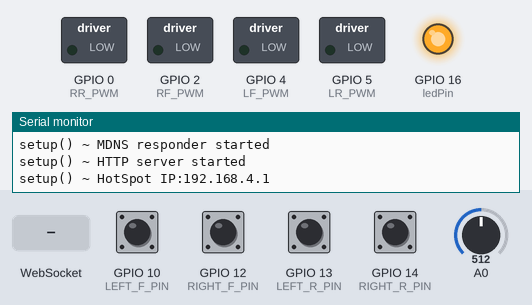
A program run on a simulated ESP8266 (NodeMCU). On the bench: switched loads named in the program (green lamp = pin HIGH), output pins drawn as LEDs (lit = HIGH), the last lines printed to the serial monitor. The inputs (shaded band) are chosen by the test bench; at power-on: GPIO 10 (LEFT_F_PIN), GPIO 12 (RIGHT_F_PIN), GPIO 13 (LEFT_R_PIN), GPIO 14 (RIGHT_R_PIN) HIGH, A0 = 512.

Above: at 2.2 s.
2.3 s: WebSocket text "goForward" received
At 5.1 s:
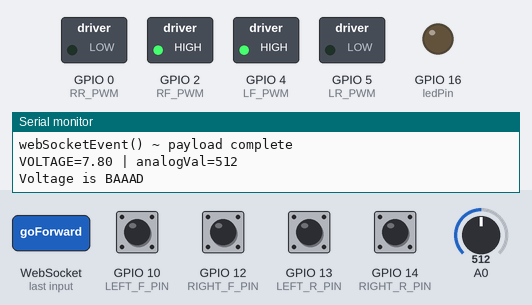
8.2 s: WebSocket text "goStop" received
At 10.4 s:
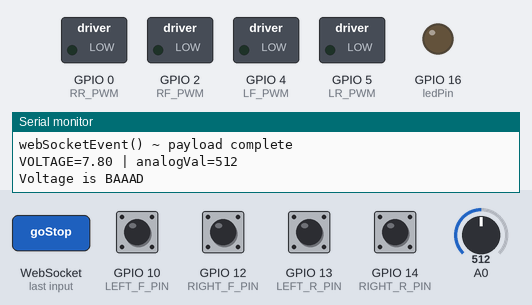
16.7 s: A0 set to 574
19.5 s: A0 set to 603
25.1 s: WebSocket text "goLeft" received
At 27.1 s:
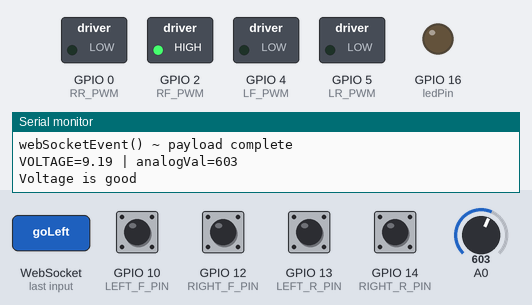
28.6 s: WebSocket text "goRight" received
At 30.1 s:
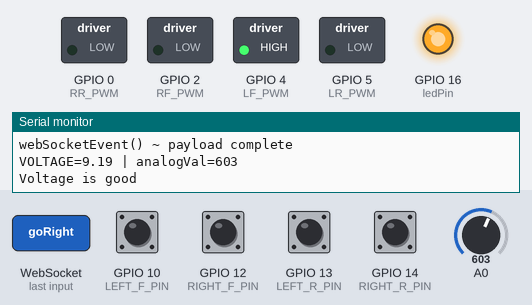
Timing chart, 0 to 33.7 s (numbered marks = the images above; inputs shaded):
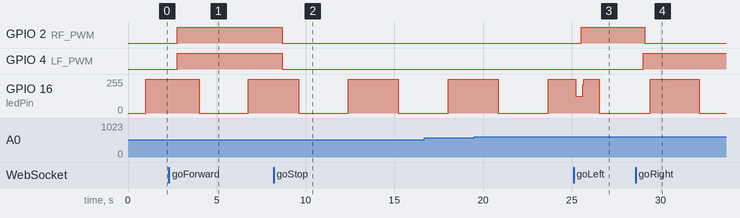

Measured:
- after the input at 2.3 s, GPIO 2 (RF_PWM), GPIO 4 (LF_PWM): LOW → HIGH after 0.48 s
- after the input at 8.2 s, GPIO 2 (RF_PWM), GPIO 4 (LF_PWM): HIGH → LOW after 0.50 s instead of 4.5 s
- after the input at 25.1 s, GPIO 2 (RF_PWM): LOW → HIGH after 0.44 s; GPIO 16 (ledPin): 255/255 → 125/255 after 0.13 s, → 255/255 0.40 s later, → 0/255 0.92 s later
- after the input at 28.6 s, GPIO 2 (RF_PWM): HIGH → LOW after 0.50 s; GPIO 4 (LF_PWM): LOW → HIGH after 0.44 s

The program:

main.cpp
```cpp
#include <Arduino.h>

#include <ESP8266WiFi.h>
#include <WiFiClient.h>
#include <ESP8266WebServer.h>
#include <ESP8266mDNS.h>
#include <WebSocketsServer.h>

#include "index.h"

//Hotspot Name and Password
const char *ssid = "dwheels";
const char *password = "1234567890";

WebSocketsServer webSocket = WebSocketsServer(8181);
ESP8266WebServer server(80);

int ledPin = 16; //0 is the built in RED LED on the NodeMCU...but when we use the arduino libraries, the pin numbers are different so it is 16 in this case
bool ledOn = false;
int mycounter = 0;
//int motorCounter = 0;
int webSendDelay = 2000;
bool clientConnected = false;
bool voltageGood = true;
int voltageCount = 0;
bool serialMsgSent = true;

float goodVoltage = 9.00;

// 15 works on 3.3v
// 10, 12, 13, 14 work when on ground
int RIGHT_F_PIN = 12; // D6
int RIGHT_R_PIN = 14; // D5

int LEFT_F_PIN = 10; // SD3
int LEFT_R_PIN = 13; // D7

//int EN_PIN = 13;

// Think of it as you're sitting in the machine and looking to your left or right
int RF_PWM = 2; // Right engine 'Forward' speed
int RR_PWM = 0; // Right engine 'Reverse' speed
int LF_PWM = 4; // Left engine 'Forward' speed
int LR_PWM = 5; // Left engine 'Reverse' speed

int rf_current = 0;
int rr_current = 0;
int rf_dest = 0;
int rr_dest = 0;
int lf_current = 0;
int lr_current = 0;
int lf_dest = 0;
int lr_dest = 0;

//int max_speed = 512;
//int max_speed = 767;
int fastSpeed = 900;
int mediumSpeed = 600;
int slowSpeed = 300;
int max_speed = slowSpeed;

int delaySpeed = 1;
//int motorDelay = 1;
//int delaySpeed = 1000;

void handleRoot()
{
  //Serial.println("handleRoot() ~ start");
  String html = MAIN_page;
  server.send(200, "text/html", html);
}

void webSocketEvent(uint8_t num, WStype_t type, uint8_t *payload, int length)
{
  if (type == WStype_TEXT)
  {
    Serial.println("webSocketEvent() ~ incoming payload");
    Serial.print("webSocketEvent() ~ num = ");
    Serial.println(num);
    String fullpayload = "";
    for (int i = 0; i < length; i++)
    {
      //Serial.print((char)payload[i]);
      fullpayload += (char)payload[i];
    }
    Serial.print("webSocketEvent() ~ fullpayload = ");
    Serial.println(fullpayload);
    Serial.println("webSocketEvent() ~ payload complete");
    Serial.println("");
    if (fullpayload == "speedFast") {
      max_speed = fastSpeed;
    }
    if (fullpayload == "speedMedium") {
      max_speed = mediumSpeed;
    }
    if (fullpayload == "speedSlow") {
      max_speed = slowSpeed;
    }
    if (fullpayload == "goForward")
    {
      rf_dest = max_speed;
      rr_dest = 0;

      lf_dest = max_speed;
      lr_dest = 0;
    }
    if (fullpayload == "goStop")
    {
      rf_dest = 0;
      rr_dest = 0;

      lf_dest = 0;
      lr_dest = 0;
    }
    if (fullpayload == "goLeft")
    {
      rf_dest = max_speed;
      rr_dest = 0;

      lf_dest = 0;
      lr_dest = 0;
    }
    if (fullpayload == "goRight")
    {
      rf_dest = 0;
      rr_dest = 0;

      lf_dest = max_speed;
      lr_dest = 0;
    }
    if (fullpayload == "goBackward")
    {
      rf_dest = 0;
      //rr_dest = (max_speed / 2) * -1;
      rr_dest = max_speed;

      lf_dest = 0;
      //lr_dest = (max_speed / 2) * -1;
      lr_dest = max_speed;
    }
  }
  if (type == WStype_CONNECTED)
  {
    clientConnected = true;
      rf_dest = 0;
      rr_dest = 0;

      lf_dest = 0;
      lr_dest = 0;
    Serial.println("webSocketEvent() ~ Client connected");
  }
  if (type == WStype_DISCONNECTED)
  {
    clientConnected = false;
    Serial.println("webSocketEvent() ~ Client disconnected");
  }
  if (type == WStype_ERROR)
  {
    Serial.println("webSocketEvent() ~ Client ERROR");
  }
  if (type == WStype_BIN)
  {
    Serial.println("webSocketEvent() ~ Client WStype_BIN");
  }
  if (type == WStype_FRAGMENT_TEXT_START)
  {
    Serial.println("webSocketEvent() ~ Client WStype_FRAGMENT_TEXT_START");
  }
  if (type == WStype_FRAGMENT_BIN_START)
  {
    Serial.println("webSocketEvent() ~ Client WStype_FRAGMENT_BIN_START");
  }
  if (type == WStype_FRAGMENT)
  {
    Serial.println("webSocketEvent() ~ Client WStype_FRAGMENT");
  }
  if (type == WStype_FRAGMENT_FIN)
  {
    Serial.println("webSocketEvent() ~ Client WStype_FRAGMENT_FIN");
  }
}

void readVoltage() {
  int v = analogRead(A0);
  float v2 = v / 6.56;
  float v3 = v2 / 10;

  String s = "VOLTAGE=";
  String msg = s + v3;
  String s3 = " | analogVal=";
  s3 = s3 + v;
  msg = msg + s3;
  Serial.println(msg);

  if (v3 > goodVoltage) {
    voltageGood = true;
    voltageCount = 0;
    Serial.println("Voltage is good");
  } else {
    voltageCount++;
    if (voltageCount > 3) {
      voltageGood = false;
      Serial.println("Voltage flagged as BAAAD");
    }
    Serial.println("Voltage is BAAAD");
  }

  if (clientConnected) {
    // 800 = 12.36v
    // 74 = 1.167v
    webSocket.sendTXT(0, msg);
  }
}

void myLedLoop()
{
  //for some reason it is opposite...when I set it LOW the LED comes on...is it opposite day?
  //Serial.print("myLedLoop() ~ ledOn: ");
  //Serial.println(ledOn);

  if (ledOn)
  {
    digitalWrite(ledPin, HIGH);
    ledOn = false;
  }
  else
  {
    digitalWrite(ledPin, LOW);
    ledOn = true;
  }
}

void printSpeedInfo()
{
  /*
  Serial.print("printSpeedInfo() ~ l_current: ");
  Serial.print(l_current);
  Serial.print(" | l_dest: ");
  Serial.print(l_dest);
  Serial.print(" | r_current: ");
  Serial.print(r_current);
  Serial.print(" | r_dest: ");
  Serial.print(r_dest);
  Serial.println("");
  */
}

void checkButtons()
{
  /*
  Serial.print("RIGHT_F_PIN (");
  Serial.print(RIGHT_F_PIN);
  Serial.print(") = ");
  Serial.println(digitalRead(RIGHT_F_PIN));
  Serial.print("RIGHT_R_PIN (");
  Serial.print(RIGHT_R_PIN);
  Serial.print(") = ");
  Serial.println(digitalRead(RIGHT_R_PIN));

  Serial.print("LEFT_F_PIN (");
  Serial.print(LEFT_F_PIN);
  Serial.print(") = ");
  Serial.println(digitalRead(LEFT_F_PIN));
  Serial.print("LEFT_R_PIN (");
  Serial.print(LEFT_R_PIN);
  Serial.print(") = ");
  Serial.println(digitalRead(LEFT_R_PIN));
  */

  if (digitalRead(LEFT_R_PIN) == 0) {
    lr_dest = max_speed;
  }
  if (digitalRead(LEFT_R_PIN) == 1) {
    lr_dest = 0;
  }
  if (digitalRead(LEFT_F_PIN) == 0) {
    lf_dest = max_speed;
  }
  if (digitalRead(LEFT_F_PIN) == 1) {
    lf_dest = 0;
  }

  if (digitalRead(RIGHT_R_PIN) == 0) {
    rr_dest = max_speed;
  }
  if (digitalRead(RIGHT_R_PIN) == 1) {
    rr_dest = 0;
  }
  if (digitalRead(RIGHT_F_PIN) == 0) {
    rf_dest = max_speed;
  }
  if (digitalRead(RIGHT_F_PIN) == 1) {
    rf_dest = 0;
  }

  //delay(1000);
}

void modSpeed()
{
  // set the right engine
  if (rr_dest > rr_current)
  {
    rr_current++;
    printSpeedInfo();
    myLedLoop();
    analogWrite(RR_PWM, rr_current);
  }
  if (rr_dest < rr_current)
  {
    rr_current--;
    printSpeedInfo();
    myLedLoop();
    analogWrite(RR_PWM, rr_current);
  }
  if (rf_dest > rf_current)
  {
    rf_current++;
    printSpeedInfo();
    myLedLoop();
    analogWrite(RF_PWM, rf_current);
  }
  if (rf_dest < rf_current)
  {
    rf_current--;
    printSpeedInfo();
    myLedLoop();
    analogWrite(RF_PWM, rf_current);
  }

  // set the left engine
  if (lr_dest > lr_current)
  {
    lr_current++;
    printSpeedInfo();
    myLedLoop();
    analogWrite(LR_PWM, lr_current);
  }
  if (lr_dest < lr_current)
  {
    lr_current--;
    printSpeedInfo();
    myLedLoop();
    analogWrite(LR_PWM, lr_current);
  }
  if (lf_dest > lf_current)
  {
    lf_current++;
    printSpeedInfo();
    myLedLoop();
    analogWrite(LF_PWM, lf_current);
  }
  if (lf_dest < lf_current)
  {
    lf_current--;
    printSpeedInfo();
    myLedLoop();
    analogWrite(LF_PWM, lf_current);
  }

  // check if we are stopped
  if (lr_dest == 0 && lr_current == 0 && lf_dest == 0 && lf_current == 0)
  {
    analogWrite(LR_PWM, lr_current);
    analogWrite(LF_PWM, lf_current);
    //digitalWrite(L_EN, LOW);
  }
  else
  {
    //digitalWrite(L_EN, HIGH);
  }
  if (rr_dest == 0 && rr_current == 0 && rf_dest == 0 && rf_current == 0)
  {
    analogWrite(RR_PWM, rr_current);
    analogWrite(RF_PWM, rf_current);
    //digitalWrite(R_EN, LOW);
  }
  else
  {
    //digitalWrite(R_EN, HIGH);
  }
}

void setup()
{
  delay(1000);
  Serial.begin(9600);
  pinMode(ledPin, OUTPUT);
  digitalWrite(ledPin, HIGH);

  //Setup Buttons
  pinMode(RIGHT_F_PIN, INPUT_PULLUP);
  pinMode(RIGHT_R_PIN, INPUT_PULLUP);
  pinMode(LEFT_F_PIN, INPUT_PULLUP);
  pinMode(LEFT_R_PIN, INPUT_PULLUP);

  //Setup voltage read
  pinMode(A0, INPUT);

  //Setup motors
  //pinMode(EN_PIN, OUTPUT);
  pinMode(RR_PWM, OUTPUT);
  pinMode(RF_PWM, OUTPUT);
  pinMode(LR_PWM, OUTPUT);
  pinMode(LF_PWM, OUTPUT);

  //digitalWrite(EN_PIN, HIGH);

  //Setup WIFI
  Serial.println("setup() ~ Configuring access point...");
  //WiFi.mode(WIFI_AP);
  WiFi.softAP(ssid, password);
  IPAddress myIP = WiFi.softAPIP();
  if (MDNS.begin("esp8266"))
  {
    Serial.println("setup() ~ MDNS responder started");
  }
  server.on("/", handleRoot);
  server.begin();
  webSocket.begin();
  webSocket.onEvent(webSocketEvent);

  Serial.println("setup() ~ HTTP server started");
  Serial.print("setup() ~ HotSpot IP:");
  Serial.println(myIP);
}

void loop()
{
  server.handleClient();
  webSocket.loop();

  if (mycounter > webSendDelay) {
    myLedLoop();
    readVoltage();
    mycounter = 0;
  }
  mycounter++;

  if (!clientConnected) {
    checkButtons();
  }
  if (!voltageGood) {
    rf_dest = 0;
    rr_dest = 0;

    lf_dest = 0;
    lr_dest = 0;
  }

  //if (motorCounter > motorDelay) {
    modSpeed();
    //motorCounter = 0;
  //}
  //motorCounter++;

  delay(delaySpeed);
}
```

index.h
```cpp
const char MAIN_page[] PROGMEM = R"=====(
<html>
	<head>
		<meta name="viewport" content="width=device-width, initial-scale=1, maximum-scale=1, user-scalable=0">
		<title>DWheels Controler</title>
		<script type = "text/javascript">
			var ws;
			function socketConnect() {
				ws = new WebSocket("ws://192.168.4.1:8181");
				if ("WebSocket" in window) {
					ws.onopen = function() {
						// Web Socket is connected, send data using send()
						//ws.send("Message to send");
					};

					ws.onmessage = function (evt) {
						var received_msg = evt.data;
						console.log("Message received: " + received_msg);
						if (received_msg.indexOf("VOLTAGE") >= -1) {
							document.getElementById("voltage").innerHTML = received_msg;
						}
						//alert("Message is received...");
					};

					ws.onclose = function() {
						// websocket is closed.
						//alert("Connection is closed...");
					};
				} else {
					// The browser doesn't support WebSocket
					alert("WebSocket NOT supported by your Browser!");
				}
			}
			function socketDisconnect() {
				ws.close();
			}

			socketConnect();

			function socketSend() {
				ws.send('testing');
			}

			function goForward() {
				ws.send('goForward');
			}
			function goBackward() {
				ws.send('goBackward');
			}
			function goLeft() {
				ws.send('goLeft');
			}
			function goRight() {
				ws.send('goRight');
			}
			function goStop() {
				ws.send('goStop');
			}

			function speedFast() {
				ws.send('speedFast');
			}
			function speedMedium() {
				ws.send('speedMedium');
			}
			function speedSlow() {
				ws.send('speedSlow');
			}
		</script>
	</head>
	<body>
		<h1>CONTROLLER</h1>
		<button onclick="socketConnect()">Connect</button>
		<button onclick="socketDisconnect()">Disconnect</button>
		<button onclick="socketSend()">Send test</button>
		<hr>
		<table border=1>
			<tr><td>&nbsp;&nbsp;&nbsp;&nbsp;&nbsp;&nbsp;&nbsp;&nbsp;&nbsp;&nbsp;</td><td><button style="width:100%;" onclick="goForward()">Forward</button></td><td>&nbsp;&nbsp;&nbsp;&nbsp;&nbsp;&nbsp;&nbsp;&nbsp;&nbsp;&nbsp;</td></tr>
			<tr><td><button style="width:100%;" onclick="goLeft()">Left</button></td><td><button style="width:100%;" onclick="goStop()">STOP</button></td><td><button style="width:100%;" onclick="goRight()">Right</button></td></tr>
			<tr><td>&nbsp;&nbsp;&nbsp;&nbsp;&nbsp;&nbsp;&nbsp;&nbsp;&nbsp;&nbsp;</td><td><button style="width:100%;" onclick="goBackward()">Backwards</button></td><td>&nbsp;&nbsp;&nbsp;&nbsp;&nbsp;&nbsp;&nbsp;&nbsp;&nbsp;&nbsp;</td></tr>
		</table>
		<hr>
		<form action="">
			<input type="radio" onclick="speedSlow()" name="speed" value="slow" checked>Slow
			<input type="radio" onclick="speedMedium()" name="speed" value="fast">Medium
			<input type="radio" onclick="speedFast()" name="speed" value="fast">Fast
		</form>
		<hr>
		<div id="voltage"></div>
	</body>
</html>
)=====";
```
